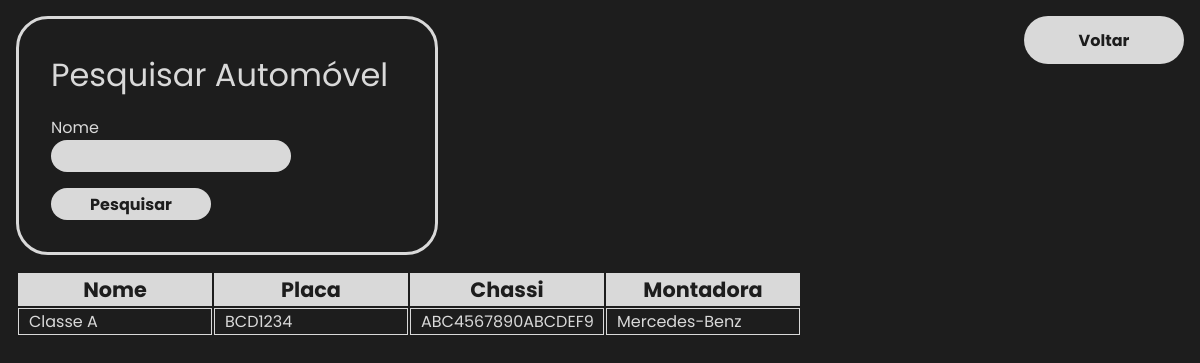
The app's page /view/listar_automoveis.php?automovel_nome=Classe A with its own data.
### tables this page shows
CREATE TABLE if NOT EXISTS automoveis(
	codigo INT PRIMARY KEY AUTO_INCREMENT,
	nome VARCHAR(155),
	placa CHAR(7) UNIQUE,
	chassi CHAR(17) UNIQUE,
	
	montadora INT
);

CREATE TABLE if NOT EXISTS montadora(
	codigo INT PRIMARY KEY AUTO_INCREMENT,
	nome VARCHAR(155)
);

### database/database_functions.php (the view, shortened to what this page needs)
<?php
class DatabaseFunctions
{
  public static function searchAutomovel($automovel_nome)
  {
    try {
      $connection = DatabaseController::connect();
      $script = "
        SELECT automoveis.nome, automoveis.placa, automoveis.chassi, montadora.nome as 'montadora'
        FROM automoveis
        INNER JOIN montadora
        ON automoveis.montadora = montadora.codigo
        WHERE automoveis.nome = '$automovel_nome';
      ";
      $query = $connection->prepare($script);
      $query->execute();
      if ($query->rowCount() > 0) {
        $table = "
        <table>
          <tr>
            <th class='table-th'>Nome</th>
            <th class='table-th'>Placa</th>
            <th class='table-th'>Chassi</th>
            <th class='table-th'>Montadora</th>
          </tr>";
        while ($row = $query->fetch()) {
          $table .= "
        <tr>
          <td class='table-td'>$row[nome]</td>
          <td class='table-td'>$row[placa]</td>
          <td class='table-td'>$row[chassi]</td>
          <td class='table-td'>$row[montadora]</td>
        </tr>
        ";
        }
        $table .= "</table>";
      } else {
        $table = "
          <h1>Nenhum automóvel encontrado.</h1>
        ";
      }
      return $table;
    } catch (Exception $exc) {
      return
        '<h1>Ocorreu um erro ao buscar o automóvel. Informe ao administrador.</h1>' .
        '<p>' . $exc->getMessage() . '</p>';
    } finally {
      DatabaseController::close($connection);
    }
  }
}

### css/style.css (style rules this page uses)
* { margin: 0.0; padding: 0.0; font-family: 'Poppins'; }
:root { --red: #e05252; --black: #1d1d1d; --white: #d9d9d9; }
html, body { background-color: var(--black); color: var(--white); }
table { margin-left: 1rem; margin-top: 1rem; }
.table-th { width: 12rem; border: 1px solid var(--white); background-color: var(--white); color: var(--black); font-weight: 700; font-size: 1.3em; }
.table-td { border: 1px solid var(--white); text-indent: 10px; }

### records on screen
automoveis: nome "Classe A", placa "BCD1234", chassi "ABC4567890ABCDEF9", montadora.nome "Mercedes-Benz"
